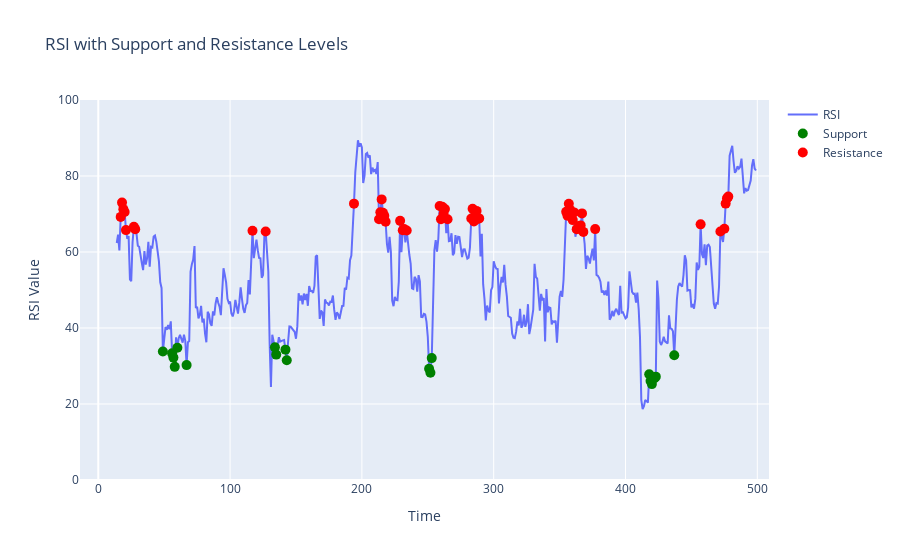

Notebook code cell kept with this figure:
### Markdown cell above
Visualize

### Code cell
import plotly.graph_objs as go

# Assuming you have your 'rsi', 'support_levels', and 'resistance_levels' from the previous steps

# Create a trace for the RSI
rsi_trace = go.Scatter(
    x=[i for i in range(len(rsi))],
    y=rsi,
    mode='lines',
    name='RSI'
)

# Prepare traces for support and resistance levels
support_trace = go.Scatter(
    x=[level[0] for level in support_levels],
    y=[level[1] for level in support_levels],
    mode='markers',
    marker=dict(color='green', size=10),
    name='Support'
)

resistance_trace = go.Scatter(
    x=[level[0] for level in resistance_levels],
    y=[level[1] for level in resistance_levels],
    mode='markers',
    marker=dict(color='red', size=10),
    name='Resistance'
)

# Create the figure and add traces
fig = go.Figure()
fig.add_trace(rsi_trace)
fig.add_trace(support_trace)
fig.add_trace(resistance_trace)

# Update layout for better visualization
fig.update_layout(
    title='RSI with Support and Resistance Levels',
    xaxis_title='Time',
    yaxis_title='RSI Value',
    yaxis_range=[0,100],  # RSI typically ranges from 0 to 100
    showlegend=True
)

# Show the figure
fig.show()

### Figure 1 — Plotly figure (JSON) as saved in the notebook; plotly's stock layout.template omitted (floating-point values rounded to 4 significant figures; data arrays with more than 128 entries replaced by an {"elided": "..."} marker saying what was removed)
{"data": [{"mode": "lines", "name": "RSI", "type": "scatter", "x": {"elided": "500 int values"}, "y": {"elided": "500 float values"}}, {"marker": {"color": "green", "size": 10}, "mode": "markers", "name": "Support", "type": "scatter", "x": [49, 56, 57, 58, 60, 67, 134, 135, 142, 143, 251, 252, 253, 418, 419, 420, 422, 423, 437], "y": [33.81, 33.32, 32.21, 29.77, 34.79, 30.24, 34.9, 32.99, 34.31, 31.5, 29.28, 28.23, 32.08, 27.81, 26.05, 25.24, 26.78, 27.2, 32.82]}, {"marker": {"color": "red", "size": 10}, "mode": "markers", "name": "Resistance", "type": "scatter", "x": [17, 18, 19, 20, 21, 27, 28, 117, 127, 194, 213, 214, 215, 216, 217, 218, 229, 231, 232, 234, 259, 260, 261, 262, 263, 265, 283, 284, 285, 286, 287, 288, 289, 355, 356, 357, 358, 359, 360, 361, 363, 364, 365, 366, 367, 368, 377, 457, 472, 475, 476, 477, 478], "y": [69.24, 73.0, 71.28, 70.53, 65.76, 66.63, 66.01, 65.59, 65.41, 72.73, 68.6, 70.48, 73.84, 70.34, 69.53, 67.95, 68.19, 65.74, 66.03, 65.66, 72.11, 68.63, 71.88, 70.07, 71.29, 68.62, 68.81, 71.39, 68.03, 70.38, 70.81, 68.78, 68.85, 70.57, 69.56, 72.68, 71.11, 70.45, 68.39, 70.42, 66.01, 66.15, 66.81, 67.0, 70.16, 65.29, 66.02, 67.27, 65.38, 66.11, 72.73, 74.11, 74.58]}], "layout": {"showlegend": true, "title": {"text": "RSI with Support and Resistance Levels"}, "xaxis": {"title": {"text": "Time"}}, "yaxis": {"range": [0, 100], "title": {"text": "RSI Value"}}}}
